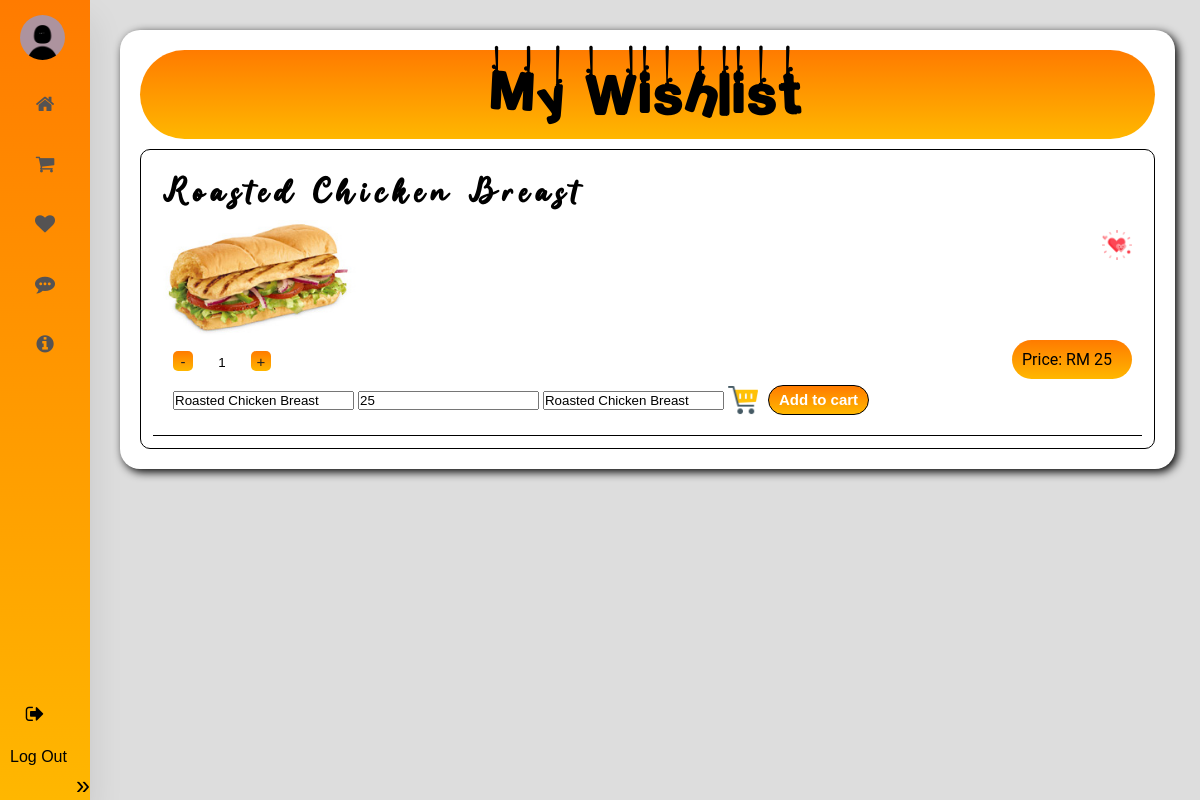
Before: /wishlist.php?email=Lili@gmail.com with the older database file.
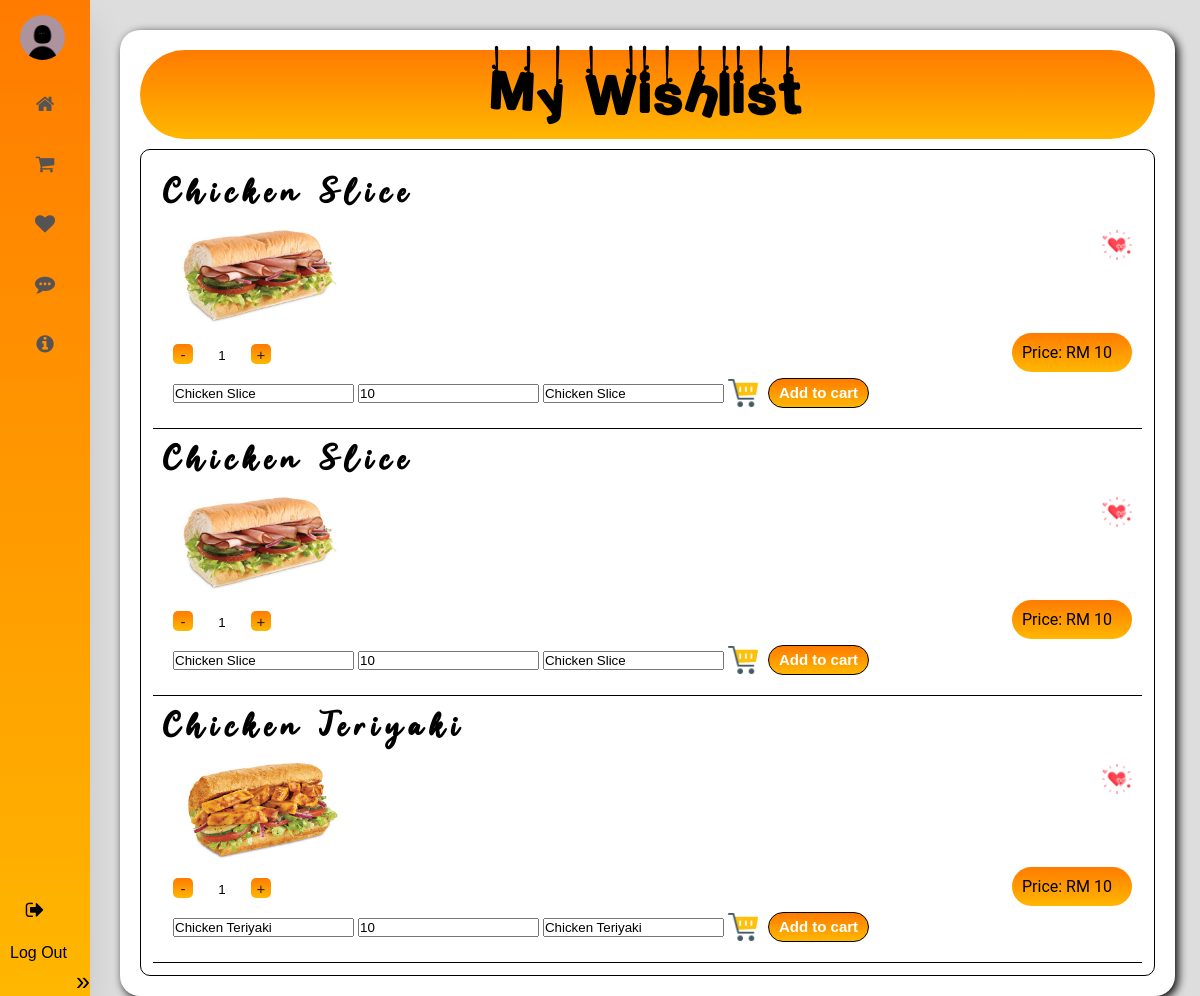
After: the same page with the newer database file.
### tables this page shows
CREATE TABLE `user` (
  `No` int(100) NOT NULL,
  `Name` varchar(40) NOT NULL,
  `Date` date NOT NULL,
  `Role` varchar(40) NOT NULL,
  `Status` varchar(40) NOT NULL,
  `Email` varchar(40) NOT NULL COMMENT 'Email@gmail.com',
  `PhoneNumber` varchar(12) NOT NULL COMMENT '012-3456789',
  `Summary` text NOT NULL,
  `Password` varchar(100) NOT NULL,
  `Image` varchar(100) NOT NULL
);

CREATE TABLE `wishlist` (
  `id` int(11) NOT NULL,
  `itemname` varchar(100) NOT NULL,
  `itemimage` varchar(100) NOT NULL,
  `itemprice` float NOT NULL
);

### wishlist.php (the view, shortened to what this page needs)
<?php
    include 'config.php';
?>
<!DOCTYPE html>
<html lang="en">
<head>
    <link rel="stylesheet" href="https://cdnjs.cloudflare.com/ajax/libs/font-awesome/4.7.0/css/font-awesome.min.css">
</head>
<body>
    <?php include 'usersidebar.php'?>
    <div class="subway">
        <div class="Title">
            <h1>My Wishlist</h1>
        </div>
        <div class="wishlist">
        <div class="form">
        <?php
                $wishlist = "SELECT * FROM wishlist";
                $query = mysqli_query($conn,$wishlist);
                while($fetch = mysqli_fetch_assoc($query))
                {
                    ?>
                    <div class="formControl">
                                <div class="imgoffood">
                                    <p class="title">
                                        <form action="" method="POST">
                                        <span class="item"><?php echo $fetch['itemname']?></span>
                                            <div class="del">
                                            <a href="delwishlist.php?email=<?php echo $id?>&&id=<?php echo $fetch['id']?>"class="love1"><img class="love" src="<?php echo "images/love.png"?>" alt=""></a>
                                            </div>
                                        <img src="<?php echo $fetch['itemimage']?>" alt=""> </p>
                                        <div class="price">Price: <?php echo "RM ".$fetch['itemprice']?></div>
                                </div>
                                <div class="add">
                                    <div class="stepper-input">
                                        <button class="minus-btn">-</button>
                                        <input id="range" name="range" type="text" min="1" max="5" value="1">
                                        <button class="plus-btn">+</button>
                                    </div>
                                    <input type="text" name="foodname" value="<?php echo $fetch['itemname']?>">
                                    <input type="text" name="foodprice" value="<?php echo $fetch['itemprice']?>">
                                    <input type="text" name="food" value="<?php echo $fetch['itemname']?>">
                                    <div class="cart">
                                        <img src="images/shoppingcart.png" alt=""><button type="submit" name="submit">Add to cart </button>
                                    </div>
                                </div>
                            </div>
                    <?php
                }
        ?>
    </div>
        </div>
    </div>
</body>
</html>

### usersidebar.php (shortened to what this page needs)
<link rel="stylesheet" href="https://maxst.icons8.com/vue-static/landings/line-awesome/line-awesome/1.3.0/css/line-awesome.min.css">
<link rel="stylesheet" href="https://cdnjs.cloudflare.com/ajax/libs/font-awesome/4.7.0/css/font-awesome.min.css">
<body>
<?php
        $id =$_GET['email'];
        $host = "SELECT * FROM `user` where Email = '$id'";
        $query = mysqli_query($conn,$host);
        $host_image = mysqli_fetch_assoc($query);
?>
<div class="container">
<div class="sidebar">
        <nav>
            <ul>
                <li>
                    <a class="logo" href="updatemanageuser.php?email=<?php echo $host_image['Email']?>">
                        <?php echo '<img src='."images/".$host_image['Image'].' >'?>
                        <span class="nav-item"><?php echo $host_image['Name']?></span>
                    </a>
                </li>
                <li>
                    <a href="Homepage.php?email=<?php echo $host_image['Email']?>">
                        <i class="fa fa-home"></i>
                    </a>
                </li>
                <li>
                    <a href="order.php?email=<?php echo $host_image['Email']?>">
                        <i class="fa fa-shopping-cart"></i>
                    </a>
                </li>
                <li>
                    <a href="wishlist.php?email=<?php echo $host_image['Email']?>">
                        <i class="fa fa-heart"></i><span class="nav-item">Wishlist</span>
                    </a>
                </li>
                <li>
                    <a href="About_us.php?email=<?php echo $host_image['Email']?>">
                        <i class="fa fa-commenting"></i><span class="nav-item">About Us</span>
                    </a>
                </li>
                <li>
                    <a href="User_profile.php?email=<?php echo $host_image['Email']?>">
                        <i class="fa fa-info-circle"></i><span class="nav-item">Profile</span>
                    </a>
                </li>
                <li class="logout"><i name="fa"class="fa fa-sign-out"></i><span class="nav-item">Log Out</span><span class="expand">»</span></a>
                </li>
            </ul>
        </nav>
        </div>
</body>

### wishlist.php (style rules this page uses)
* { padding: 0; margin: 0; box-sizing: border-box; }
body { background: #DDDDDD; margin-left: 120px; margin-right: 25px; margin-top: 30px; font-family: "Roboto",sans-serif; }
.add { padding: 10px; }
.subway { padding: 10px; background-color: white; border-radius: 20px; box-shadow: 3px 3px 10px black; }
.subway a { float: right; font-size: 20px; }
.imgoffood img { margin: auto; }
.wishlist { padding: 12px; margin: 10px; border: 1px solid black; border-radius: 10px; }
.Title h1 { text-align: center; background: linear-gradient(#ff7b00,#ffb700); padding: 10px; margin: 10px; border-radius: 1000px; font-family: Hanged_Letters; font-size: 60px; letter-spacing: 5px; }
.item { font-weight: bold; font-size: 30px; font-family: Guardian_Snowing_Demo; letter-spacing: 7px; }
.imgoffood .title { font-weight: bold; font-size: 30px; font-family: Guardian_Snowing_Demo; letter-spacing: 7px; }
.stepper-input input { width: 50px; height: 25px; border: none; text-align: center; }
.stepper-input button { font-size: 15px; text-align: center; width: 20px; height: 20px; cursor: pointer; border: none; transition: all 300ms ease-in-out; overflow: hidden; border-radius: 5px; background: linear-gradient(#ff7b00,#ffb700); color: #222; }
.imgoffood img { width: 20%; }
.cart { display: inline-block; margin-top: 10px; }
.cart button { background: linear-gradient(#ff7b00,#ffb700); height: 30px; border: 1px solid black; border-radius: 20px; padding-left: 10px; padding-right: 10px; color: white; font-weight: bold; font-size: 15px; }
.imgoffood .love { width: 30px; }
.cart img { width: 30px; float: left; margin-right: 10px; }
.formControl { padding: 10px; border-bottom: 1px solid black; }
.sidebar { outline: none; border: none; text-decoration: none; font-family: "Poppins", sans-serif; }
nav { position: fixed; top: 0; bottom: 0; height: 100%; left:0; background: linear-gradient(#ff7b00,#ffb700); width: 90px; overflow:hidden; transition: width 0.2s linear; box-shadow: 0 20px 35px rgba(0, 0, 0, 0.1); }
.logo { text-align: center; display: flex; transition: all 0.5s ease; margin: 10px 0 0 10px; }
.logo img { width: 45px; height: 45px; border-radius: 50%; }
.logo span { font-weight: bold; padding-left: 16px; font-size: 18px; text-transform: uppercase; }
a { color: rgb(85,83,83); font-size: 14px; display: table; width: 260px; padding: 5px; padding-left: 10px; margin-top: 10px; text-decoration: none; }
.sidebar { top: 0; left: 0; }
.sidebar .fa { position: relative; width: 70px; height: 40px; top: 14px; font-size: 20px; text-align: center; }
.nav-item { position: relative; top: 12px; margin-left: 10px; }
.logout { position: absolute; bottom: 0; }
.price { border-radius: 20px; background: linear-gradient(#ff7b00,#ffb700); width: 120px; margin-left: 8px; padding: 10px; float: right; }
.del a { vertical-align: top; display: inline-block; padding: 0; width: 30px; }

### usersidebar.php (style rules this page uses)
.sidebar { outline: none; border: none; text-decoration: none; font-family: "Poppins", sans-serif; }
body { background: #DDDDDD; margin-left: 120px; margin-right: 25px; margin-top: 30px; }
nav { position: fixed; top: 0; bottom: 0; height: 100%; left:0; background: linear-gradient(#ff7b00,#ffb700); width: 90px; overflow:hidden; transition: width 0.2s linear; box-shadow: 0 20px 35px rgba(0, 0, 0, 0.1); }
.logo { width: 200px; text-align: center; display: flex; transition: all 0.5s ease; margin: 10px 0 0 10px; }
.logo img { width: 45px; height: 45px; border-radius: 50%; }
.logo span { font-weight: bold; padding-left: 15px; font-size: 18px; text-transform: uppercase; }
a { color: rgb(85,83,83); font-size: 14px; display: table; width: 260px; padding: 5px; padding-left: 10px; margin-top: 10px; text-decoration: none; }
.sidebar { top: 0; left: 0; }
.sidebar .fa { position: relative; width: 70px; height: 40px; top: 14px; font-size: 20px; text-align: center; }
.nav-item { position: relative; top: 12px; margin-left: 10px; }
.logout { position: absolute; bottom: 0; float: left; line-height: 30px; }
ul { list-style: none; margin: 0; padding: 0px; min-width:10em; }
.expand { font-size:25px; float:right; margin-top:10px; margin-left:20px; }
* { box-sizing: border-box; margin: 0; padding: 0; }

Changed rows visible on the page:
removed wishlist: itemname "Roasted Chicken Breast", itemimage (picture), itemprice "25", foodname "Roasted Chicken Breast", foodprice "25", food "Roasted Chicken Breast"
added wishlist: itemname "Chicken Slice", itemimage (picture), itemprice "10", foodname "Chicken Slice", foodprice "10", food "Chicken Slice"
added wishlist: itemname "Chicken Slice", itemimage (picture), itemprice "10", foodname "Chicken Slice", foodprice "10", food "Chicken Slice"
added wishlist: itemname "Chicken Teriyaki", itemimage (picture), itemprice "10", foodname "Chicken Teriyaki", foodprice "10", food "Chicken Teriyaki"
